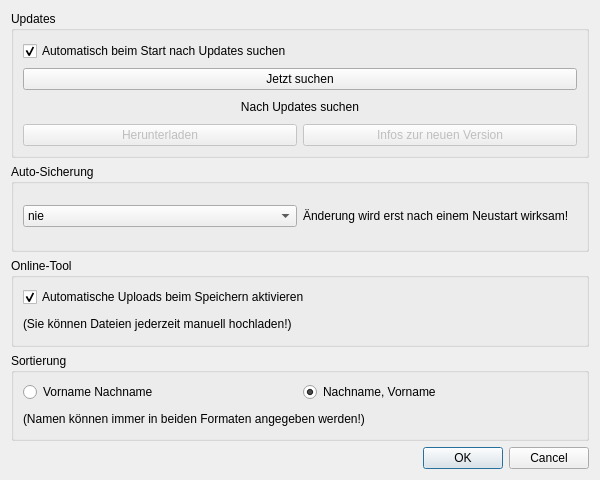
<?xml version="1.0" encoding="UTF-8"?>
<ui version="4.0">
 <class>EinstellungenDialog</class>
 <widget class="QDialog" name="EinstellungenDialog">
  <property name="windowModality">
   <enum>Qt::ApplicationModal</enum>
  </property>
  <property name="geometry">
   <rect>
    <x>0</x>
    <y>0</y>
    <width>600</width>
    <height>480</height>
   </rect>
  </property>
  <property name="sizePolicy">
   <sizepolicy hsizetype="Fixed" vsizetype="Fixed">
    <horstretch>0</horstretch>
    <verstretch>0</verstretch>
   </sizepolicy>
  </property>
  <property name="minimumSize">
   <size>
    <width>600</width>
    <height>480</height>
   </size>
  </property>
  <property name="maximumSize">
   <size>
    <width>600</width>
    <height>480</height>
   </size>
  </property>
  <property name="windowTitle">
   <string>Einstellungen</string>
  </property>
  <layout class="QGridLayout" name="gridLayout_5">
   <item row="0" column="0">
    <widget class="QGroupBox" name="groupBox">
     <property name="title">
      <string>Updates</string>
     </property>
     <layout class="QGridLayout" name="gridLayout_4">
      <item row="0" column="0" colspan="2">
       <widget class="QCheckBox" name="checkSearchAtStart">
        <property name="minimumSize">
         <size>
          <width>0</width>
          <height>22</height>
         </size>
        </property>
        <property name="text">
         <string>Automatisch beim Start nach Updates suchen</string>
        </property>
        <property name="checked">
         <bool>true</bool>
        </property>
       </widget>
      </item>
      <item row="2" column="0" colspan="2">
       <widget class="QLabel" name="labelVersion">
        <property name="minimumSize">
         <size>
          <width>0</width>
          <height>22</height>
         </size>
        </property>
        <property name="text">
         <string>Nach Updates suchen</string>
        </property>
        <property name="alignment">
         <set>Qt::AlignCenter</set>
        </property>
       </widget>
      </item>
      <item row="3" column="0">
       <widget class="QPushButton" name="pushDownload">
        <property name="enabled">
         <bool>false</bool>
        </property>
        <property name="text">
         <string>Herunterladen</string>
        </property>
       </widget>
      </item>
      <item row="3" column="1">
       <widget class="QPushButton" name="pushNotes">
        <property name="enabled">
         <bool>false</bool>
        </property>
        <property name="text">
         <string>Infos zur neuen Version</string>
        </property>
       </widget>
      </item>
      <item row="1" column="0" colspan="2">
       <widget class="QPushButton" name="pushSearch">
        <property name="text">
         <string>Jetzt suchen</string>
        </property>
       </widget>
      </item>
     </layout>
    </widget>
   </item>
   <item row="1" column="0">
    <widget class="QGroupBox" name="groupBox_2">
     <property name="title">
      <string>Auto-Sicherung</string>
     </property>
     <layout class="QGridLayout" name="gridLayout_3">
      <item row="0" column="0">
       <widget class="QComboBox" name="comboAutoSave">
        <property name="currentIndex">
         <number>4</number>
        </property>
        <item>
         <property name="text">
          <string>alle 5 Minuten</string>
         </property>
        </item>
        <item>
         <property name="text">
          <string>alle 10 Minuten</string>
         </property>
        </item>
        <item>
         <property name="text">
          <string>alle 15 Minuten</string>
         </property>
        </item>
        <item>
         <property name="text">
          <string>alle 30 Minuten</string>
         </property>
        </item>
        <item>
         <property name="text">
          <string>nie</string>
         </property>
        </item>
       </widget>
      </item>
      <item row="0" column="1">
       <widget class="QLabel" name="label_5">
        <property name="text">
         <string>Änderung wird erst nach einem Neustart wirksam!</string>
        </property>
       </widget>
      </item>
     </layout>
    </widget>
   </item>
   <item row="2" column="0">
    <widget class="QGroupBox" name="groupBox_3">
     <property name="title">
      <string>Online-Tool</string>
     </property>
     <layout class="QGridLayout" name="gridLayout_2">
      <item row="0" column="0">
       <widget class="QCheckBox" name="checkAutoUpload">
        <property name="text">
         <string>Automatische Uploads beim Speichern aktivieren</string>
        </property>
        <property name="checked">
         <bool>true</bool>
        </property>
       </widget>
      </item>
      <item row="1" column="0">
       <widget class="QLabel" name="label_3">
        <property name="text">
         <string>(Sie können Dateien jederzeit manuell hochladen!)</string>
        </property>
       </widget>
      </item>
     </layout>
    </widget>
   </item>
   <item row="3" column="0">
    <widget class="QGroupBox" name="groupBox_4">
     <property name="title">
      <string>Sortierung</string>
     </property>
     <layout class="QGridLayout" name="gridLayout">
      <item row="0" column="0">
       <widget class="QRadioButton" name="radioVorNach">
        <property name="text">
         <string>Vorname Nachname</string>
        </property>
        <attribute name="buttonGroup">
         <string notr="true">buttonGroupSortierung</string>
        </attribute>
       </widget>
      </item>
      <item row="0" column="1">
       <widget class="QRadioButton" name="radioNachVor">
        <property name="text">
         <string>Nachname, Vorname</string>
        </property>
        <property name="checked">
         <bool>true</bool>
        </property>
        <attribute name="buttonGroup">
         <string notr="true">buttonGroupSortierung</string>
        </attribute>
       </widget>
      </item>
      <item row="1" column="0" colspan="2">
       <widget class="QLabel" name="label_7">
        <property name="text">
         <string>(Namen können immer in beiden Formaten angegeben werden!)</string>
        </property>
       </widget>
      </item>
     </layout>
    </widget>
   </item>
   <item row="4" column="0">
    <widget class="QDialogButtonBox" name="buttonBox">
     <property name="orientation">
      <enum>Qt::Horizontal</enum>
     </property>
     <property name="standardButtons">
      <set>QDialogButtonBox::Cancel|QDialogButtonBox::Ok</set>
     </property>
     <property name="centerButtons">
      <bool>false</bool>
     </property>
    </widget>
   </item>
  </layout>
 </widget>
 <tabstops>
  <tabstop>checkSearchAtStart</tabstop>
  <tabstop>pushSearch</tabstop>
  <tabstop>pushDownload</tabstop>
 </tabstops>
 <resources/>
 <connections>
  <connection>
   <sender>buttonBox</sender>
   <signal>rejected()</signal>
   <receiver>EinstellungenDialog</receiver>
   <slot>reject()</slot>
   <hints>
    <hint type="sourcelabel">
     <x>224</x>
     <y>252</y>
    </hint>
    <hint type="destinationlabel">
     <x>224</x>
     <y>99</y>
    </hint>
   </hints>
  </connection>
 </connections>
 <buttongroups>
  <buttongroup name="buttonGroupSortierung"/>
 </buttongroups>
</ui>
